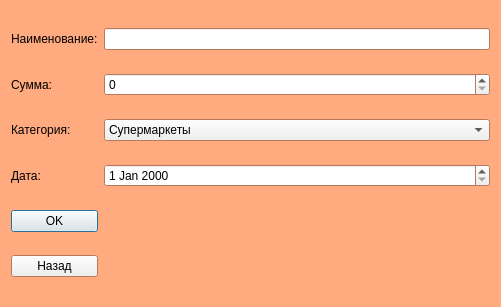
<?xml version="1.0" encoding="UTF-8"?>
<ui version="4.0">
 <class>Dialog</class>
 <widget class="QDialog" name="Dialog">
  <property name="geometry">
   <rect>
    <x>0</x>
    <y>0</y>
    <width>501</width>
    <height>307</height>
   </rect>
  </property>
  <property name="palette">
   <palette>
    <active>
     <colorrole role="Base">
      <brush brushstyle="SolidPattern">
       <color alpha="255">
        <red>255</red>
        <green>255</green>
        <blue>255</blue>
       </color>
      </brush>
     </colorrole>
     <colorrole role="Window">
      <brush brushstyle="SolidPattern">
       <color alpha="255">
        <red>255</red>
        <green>170</green>
        <blue>127</blue>
       </color>
      </brush>
     </colorrole>
    </active>
    <inactive>
     <colorrole role="Base">
      <brush brushstyle="SolidPattern">
       <color alpha="255">
        <red>255</red>
        <green>255</green>
        <blue>255</blue>
       </color>
      </brush>
     </colorrole>
     <colorrole role="Window">
      <brush brushstyle="SolidPattern">
       <color alpha="255">
        <red>255</red>
        <green>170</green>
        <blue>127</blue>
       </color>
      </brush>
     </colorrole>
    </inactive>
    <disabled>
     <colorrole role="Base">
      <brush brushstyle="SolidPattern">
       <color alpha="255">
        <red>255</red>
        <green>170</green>
        <blue>127</blue>
       </color>
      </brush>
     </colorrole>
     <colorrole role="Window">
      <brush brushstyle="SolidPattern">
       <color alpha="255">
        <red>255</red>
        <green>170</green>
        <blue>127</blue>
       </color>
      </brush>
     </colorrole>
    </disabled>
   </palette>
  </property>
  <property name="windowTitle">
   <string>Dialog</string>
  </property>
  <layout class="QGridLayout" name="gridLayout">
   <item row="2" column="1">
    <widget class="QComboBox" name="cat_edit">
     <item>
      <property name="text">
       <string>Супермаркеты</string>
      </property>
     </item>
     <item>
      <property name="text">
       <string>Рестораны и кафе</string>
      </property>
     </item>
     <item>
      <property name="text">
       <string>Транспорт</string>
      </property>
     </item>
     <item>
      <property name="text">
       <string>Отдых и развлечения</string>
      </property>
     </item>
     <item>
      <property name="text">
       <string>Одежда и аксессуары</string>
      </property>
     </item>
     <item>
      <property name="text">
       <string>Здоровье и красота</string>
      </property>
     </item>
     <item>
      <property name="text">
       <string>Коммунальные платежи, связь, интернет</string>
      </property>
     </item>
     <item>
      <property name="text">
       <string>Другое</string>
      </property>
     </item>
    </widget>
   </item>
   <item row="2" column="0">
    <widget class="QLabel" name="cat_label">
     <property name="text">
      <string>Категория:</string>
     </property>
    </widget>
   </item>
   <item row="3" column="0">
    <widget class="QLabel" name="date_label">
     <property name="text">
      <string>Дата:</string>
     </property>
    </widget>
   </item>
   <item row="3" column="1">
    <widget class="QDateEdit" name="date_edit"/>
   </item>
   <item row="0" column="0">
    <widget class="QLabel" name="name_label">
     <property name="text">
      <string>Наименование:</string>
     </property>
    </widget>
   </item>
   <item row="1" column="0">
    <widget class="QLabel" name="summa_label">
     <property name="text">
      <string>Сумма:</string>
     </property>
    </widget>
   </item>
   <item row="0" column="1">
    <widget class="QLineEdit" name="name_edit"/>
   </item>
   <item row="5" column="0">
    <widget class="QPushButton" name="ok_btn">
     <property name="text">
      <string>OK</string>
     </property>
    </widget>
   </item>
   <item row="1" column="1">
    <widget class="QSpinBox" name="summa_edit">
     <property name="maximum">
      <number>999999999</number>
     </property>
    </widget>
   </item>
   <item row="6" column="0">
    <widget class="QPushButton" name="cancel_btn">
     <property name="text">
      <string>Назад</string>
     </property>
    </widget>
   </item>
  </layout>
 </widget>
 <resources/>
 <connections/>
</ui>
